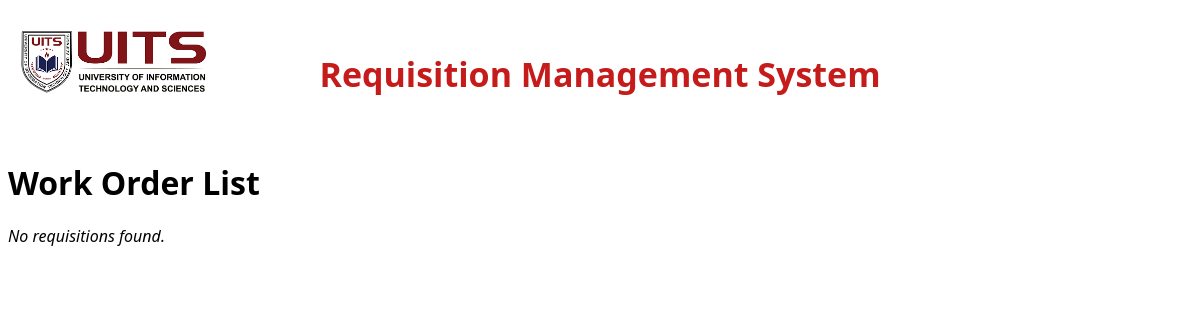
/workorder/list/, run on an earlier commit of the app's database.
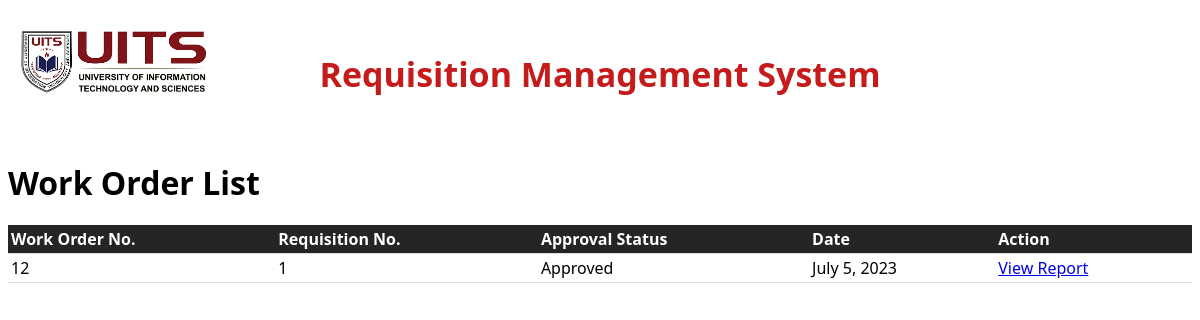
And on a later commit of the database.
### apps/models.py (models this page shows)
class Workorder(models.Model):
    workorder_no = models.AutoField(primary_key=True)
    requisition = models.CharField(max_length=100)
    approval_status = models.CharField(max_length=100)
    date = models.DateField()

### apps/views.py (the view)
# urls.py: path('workorder/list/', views.workorder_list, name='workorder_list'),
def workorder_list(request):
    workorders = Workorder.objects.all()
    return render(request, 'workorder_list.html', {'workorders': workorders})

### apps/templates/workorder_list.html (shortened to what this page needs)
<!DOCTYPE html>
<html>
<head>
</head>
<body>
    <div class="banner">
        <h1>Requisition Management System</h1>
        <div class="logo">
            <img src="/static/images/logo.png" alt="Logo">
        </div>
        </div>
    <h1>Work Order List</h1>
    {% if workorders %}
    <table>
        <thead>
            <tr>
                <th>Work Order No.</th>
                <th>Requisition No.</th>
                <th>Approval Status</th>
                <th>Date</th>
                <th>Action</th>
            </tr>
        </thead>
        <tbody>
            {% for requisition in workorders %}
                <tr>
                    <td>{{ requisition.workorder_no }}</td>
                    <td>{{ requisition.requisition }}</td>
                    <td>{{ requisition.approval_status }}</td>
                    <td>{{ requisition.date }}</td>
                    <td><a href="{% url 'report' requisition.requisition %}" target="_blank">View Report</a></td>
                </tr>
            {% endfor %}
        </tbody>
    </table>
    {% else %}
        <p class="empty-message">No requisitions found.</p>
    {% endif %}
</body>
</html>

What changed in the data, as far as the page shows it:
added Workorder: workorder_no "12", requisition "1", approval_status "Approved", date "July 5, 2023"
Also different on the page:
text no longer shown: "No requisitions found."
text now shown: "Work Order No. Requisition No. Approval Status Date Action"
